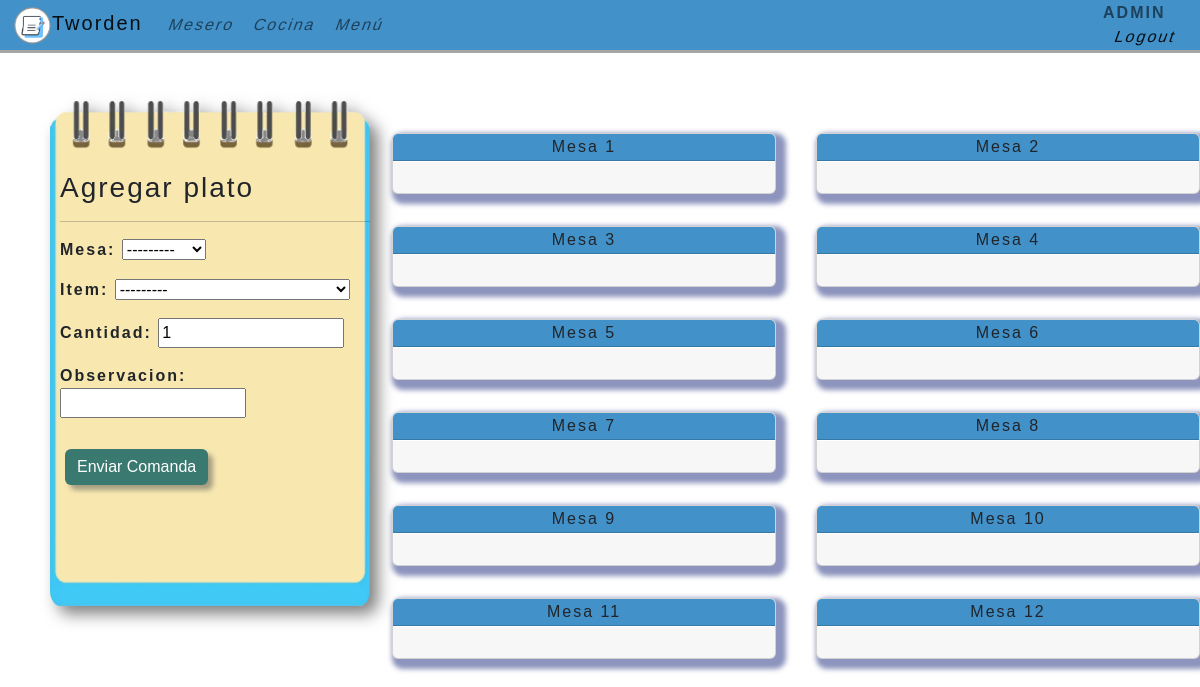
Screenshot of /mesas (signed in) with the database file from the repository.
### paginas/models.py (models this page shows, shortened)
class IdOrden(models.Model):
    id = models.AutoField(primary_key=True)
    mesa = models.ForeignKey(Mesas, on_delete=models.CASCADE)
    date= models.DateTimeField(auto_now_add=True)

### paginas/views.py (the view)
# urls.py: path('mesas', views.mesero_mesas, name='mesero_mesas'),
@login_required(login_url='/accounts/login/')
def mesero_mesas(request):
    ordenmesa= Ordenmesas.objects.all()
    idorden= IdOrden.objects.all()
    if request.method == 'GET':
        formulariom = Ordenmesasform()
    else:
        formulariom = Ordenmesasform(request.POST)
        if formulariom.is_valid():
            formulariom.save()
            return redirect('mesero_mesas')
    context= {
    'ordenmesa': ordenmesa ,
    'idorden': idorden,
    'formulariom': formulariom,
    }
    return render(request, 'mesero-mesas.html', context)

### paginas/forms.py
class Ordenmesasform(forms.ModelForm):
    class Meta:
        model=Ordenmesas
        fields=('__all__')

### paginas/models.py (called while the page is built)
    def __str__(self):
        mostrar= self.nombre_plato
        return mostrar

    def __str__(self):
        return self.nombre_mesa

### paginas/templates/mesero-mesas.html (shortened to what this page needs)
{% extends "base.html" %}
{% block contenido %}
{% load static %}
<div id="todo">
  <div class="container2 mt-5" style="display: inline-block;">
  <div class="row">
      <div class="cole " style="width:30rem">
        <div class="ventana-mesa3  border-none" style="max-width: 20rem; min-width: 20rem;">
          <h3>Agregar plato</h3>
          <hr>
            <form id="blocdepedidos" method="POST">
              {{formulariom.as_p}}
              <div>
                  <button class="btn btn-primary" type="submit" form="blocdepedidos">Enviar Comanda</button>
              </div>
            </form>
        </div>
      </div>
      <div class="col derecha" style="width:auto">
        <div class="row row-cols-1 mt-3 row-cols-md-2 g-3">
          {% for orden in idorden %}
            <div class="col">
              <div class="card border-none mb-3" style="max-width: 24rem; min-width: 24rem;">
                <div class="card-header" id="{{order.mesa}}">
                  Mesa {{orden.id}} <br>
                </div>
                <div class="card-footer border-white" style="min-height: 2rem;"></div>
              </div>
            </div>
          {% endfor %}
        </div>
      </div>
  </div>
</div>
{% endblock %}

### paginas/templates/Base.html (shortened to what this page needs)
{% load static %}
<!DOCTYPE html>
<html lang="es">
<head>
    <link href="//maxcdn.bootstrapcdn.com/font-awesome/4.1.0/css/font-awesome.min.css" rel="stylesheet">
    <link href="https://cdn.jsdelivr.net/npm/bootstrap@5.2.1/dist/css/bootstrap.min.css" rel="stylesheet">
    <link rel="stylesheet" href={% static '/CSS/base.css' %}>
    <link rel="stylesheet" href={% static '/CSS/mesas.css' %}>
    <link rel="stylesheet" href={% static '/CSS/orden.css' %}>
    <link rel="stylesheet" href={% static '/CSS/cocina.css' %}>
    <link rel="stylesheet" href={% static '/CSS/menu.css' %}>
</head>
<body>
    <header>
    <nav class="navbar fixed-top navbar-expand" style="background-color: #4291c9;">
      <div class="container-fluid">
          <a class="navbar-brand" href="{% url 'ppal' %}"><img src={% static 'img/logo.png' %} alt="Logo" width="40" height="40" class="d-inline-block align-text-center">Tworden</a>
          <div class="collapse navbar-collapse" id="navbarText">
            <ul class="navbar-nav me-auto mb-2 mb-lg-0">
              {% if request.user.usuario.Cargo == 'Mesero' or request.user.usuario.Cargo == 'Administrador' %}
              <li class="nav-item" >
                <a class="nav-link botoninclinado" href="{% url 'mesero_mesas'%}">Mesero</a>
              </li>
              {% endif %}
              {% if request.user.usuario.Cargo == 'Cocinero' or request.user.usuario.Cargo == 'Administrador' %}
              <li class="nav-item">
                  <a class="nav-link botoninclinado" href="{% url 'cocinero_todas' %}">Cocina</a>
                </li>
                {% endif %}
                {% if request.user.usuario.Cargo == 'Administrador' %}
                <li class="nav-item">
                    <a class="nav-link botoninclinado" href="{% url 'menu' %}">Menú</a>
                  </li>
                {% endif %}
            </ul>
            <span class="navbar-text">
              {% if user.is_authenticated %}
              <b class="nav-item" style="margin-right: 10px;"> {{user.username}}</b>
              <div class="botoninclinado" >
                <a style="margin: 0 12px;  text-decoration: none;" href="{% url 'logout' %}">Logout</a>
              </div>
              {% else %}
              <div class="botoninclinado" >
                <a href="{% url 'login' %}">iniciar sesión</a>
              </div>
              {% endif %}
            </span>
          </div>
        </div>
    </nav>
    </header>
    {% block contenido %} {% endblock %}
</body>
</html>

### paginas/static/CSS/base.css (style rules this page uses)
* { margin: 0; }
html { width: 100%; height: 100% ; }
header { position: fixed; top: 0; }
body { left: 0; top: 0; width: 100%; height: 100%; background-image: url(/static/img/fondo1.jpg); background-repeat: no-repeat; background-attachment: fixed; background-size: cover; font-family:'Gill Sans', 'Gill Sans MT', Calibri, 'Trebuchet MS', sans-serif; padding: 0px; letter-spacing: 2px; font-size: 1em; }
.navbar { box-shadow: 0 3px rgba(0,0,0,0.35); max-height: 50px; }
#todo { width: 100%; position: fixed; top: 53px; bottom: 0; overflow: auto; overflow-x: hidden }
.botoninclinado { -ms-transform: skewX(-20deg); -webkit-transform: skewX(-20deg); transform: skewX(-20deg); }
.btn-primary { background: rgb(58, 121, 112); margin: 15px 5px; box-shadow: 5px 5px 5px 0 rgba(83, 83, 83, 0.5); border: none; color: rgb(255, 255, 255) }

### paginas/static/CSS/mesas.css (style rules this page uses)
.card { box-shadow: 5px 5px 5px 5px rgba(27, 41, 124, 0.5); }
.card-footer { width: 100%; padding: 5px 3px; }
.derecha { width: 70%; }
.cole { margin-left: 1rem; width:22rem !important; }

### paginas/static/CSS/orden.css (style rules this page uses)
.ventana-mesa3 { padding-top: 70px; padding-left: 10px; font-weight: 700; margin-left: 10px; min-height: 510px; min-width: 200px; max-height: 510px; max-width: 200px; background-image: url(/static/img/blocpedidos.png); background-repeat: no-repeat; background-size: contain; filter: drop-shadow(0.5rem 0.5rem 0.5rem rgba(0, 0, 0, 0.5)); border-radius: 20px; }

### paginas/static/CSS/cocina.css (style rules this page uses)
.container2 { position: relative; margin:auto; left: 2%; max-width: 1200px; }
.card { box-shadow: 5px 5px 5px 5px rgba(27, 41, 124, 0.5); }
.card-header { background-color: #4291c9; padding: 1px 3px; text-align: center; }
.card-footer { width: 100%; padding: 5px 3px; }
li { margin: 0 2px; }

### rows the page displays
IdOrden: id "1"
IdOrden: id "2"
IdOrden: id "3"
IdOrden: id "4"
IdOrden: id "5"
IdOrden: id "6"
IdOrden: id "7"
IdOrden: id "8"
IdOrden: id "9"
IdOrden: id "10"
IdOrden: id "11"
IdOrden: id "12"

### other values shown
{{ user.username }} "ADMIN"
